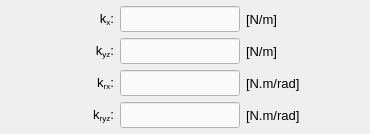
                  <widget class="QWidget" name="tab_constant_values">
                   <attribute name="title">
                    <string>Constant values</string>
                   </attribute>
                   <layout class="QGridLayout" name="gridLayout_9">
                    <property name="leftMargin">
                     <number>4</number>
                    </property>
                    <property name="topMargin">
                     <number>6</number>
                    </property>
                    <property name="rightMargin">
                     <number>4</number>
                    </property>
                    <property name="bottomMargin">
                     <number>6</number>
                    </property>
                    <item row="0" column="3">
                     <widget class="QLabel" name="label_14">
                      <property name="minimumSize">
                       <size>
                        <width>80</width>
                        <height>0</height>
                       </size>
                      </property>
                      <property name="maximumSize">
                       <size>
                        <width>80</width>
                        <height>16777215</height>
                       </size>
                      </property>
                      <property name="font">
                       <font>
                        <pointsize>10</pointsize>
                       </font>
                      </property>
                      <property name="text">
                       <string>[N/m]</string>
                      </property>
                      <property name="alignment">
                       <set>Qt::AlignLeading|Qt::AlignLeft|Qt::AlignVCenter</set>
                      </property>
                     </widget>
                    </item>
                    <item row="0" column="0">
                     <spacer name="horizontalSpacer">
                      <property name="orientation">
                       <enum>Qt::Horizontal</enum>
                      </property>
                      <property name="sizeHint" stdset="0">
                       <size>
                        <width>40</width>
                        <height>20</height>
                       </size>
                      </property>
                     </spacer>
                    </item>
                    <item row="2" column="1">
                     <widget class="QLabel" name="label_91">
                      <property name="enabled">
                       <bool>true</bool>
                      </property>
                      <property name="minimumSize">
                       <size>
                        <width>70</width>
                        <height>26</height>
                       </size>
                      </property>
                      <property name="maximumSize">
                       <size>
                        <width>70</width>
                        <height>26</height>
                       </size>
                      </property>
                      <property name="font">
                       <font>
                        <pointsize>10</pointsize>
                       </font>
                      </property>
                      <property name="mouseTracking">
                       <bool>true</bool>
                      </property>
                      <property name="text">
                       <string>&lt;html&gt;&lt;head/&gt;&lt;body&gt;&lt;p align=&quot;right&quot;&gt;&lt;span style=&quot; font-weight:400; font-style:normal;&quot;&gt;k&lt;/span&gt;&lt;span style=&quot; font-weight:400; font-style:normal; vertical-align:sub;&quot;&gt;rx&lt;/span&gt;&lt;span style=&quot; font-weight:400; font-style:normal;&quot;&gt;:&lt;/span&gt;&lt;/p&gt;&lt;/body&gt;&lt;/html&gt;</string>
                      </property>
                      <property name="alignment">
                       <set>Qt::AlignCenter</set>
                      </property>
                     </widget>
                    </item>
                    <item row="3" column="1">
                     <widget class="QLabel" name="label_92">
                      <property name="enabled">
                       <bool>true</bool>
                      </property>
                      <property name="minimumSize">
                       <size>
                        <width>70</width>
                        <height>26</height>
                       </size>
                      </property>
                      <property name="maximumSize">
                       <size>
                        <width>70</width>
                        <height>26</height>
                       </size>
                      </property>
                      <property name="font">
                       <font>
                        <pointsize>10</pointsize>
                       </font>
                      </property>
                      <property name="mouseTracking">
                       <bool>true</bool>
                      </property>
                      <property name="text">
                       <string>&lt;html&gt;&lt;head/&gt;&lt;body&gt;&lt;p align=&quot;right&quot;&gt;&lt;span style=&quot; font-weight:400; font-style:normal;&quot;&gt;k&lt;/span&gt;&lt;span style=&quot; font-weight:400; font-style:normal; vertical-align:sub;&quot;&gt;ryz&lt;/span&gt;&lt;span style=&quot; font-weight:400; font-style:normal;&quot;&gt;:&lt;/span&gt;&lt;/p&gt;&lt;/body&gt;&lt;/html&gt;</string>
                      </property>
                      <property name="alignment">
                       <set>Qt::AlignCenter</set>
                      </property>
                     </widget>
                    </item>
                    <item row="1" column="3">
                     <widget class="QLabel" name="label_15">
                      <property name="minimumSize">
                       <size>
                        <width>80</width>
                        <height>0</height>
                       </size>
                      </property>
                      <property name="maximumSize">
                       <size>
                        <width>80</width>
                        <height>16777215</height>
                       </size>
                      </property>
                      <property name="font">
                       <font>
                        <pointsize>10</pointsize>
                       </font>
                      </property>
                      <property name="text">
                       <string>[N/m]</string>
                      </property>
                      <property name="alignment">
                       <set>Qt::AlignLeading|Qt::AlignLeft|Qt::AlignVCenter</set>
                      </property>
                     </widget>
                    </item>
                    <item row="3" column="2">
                     <widget class="QLineEdit" name="lineEdit_angular_stiffness">
                      <property name="enabled">
                       <bool>true</bool>
                      </property>
                      <property name="minimumSize">
                       <size>
                        <width>120</width>
                        <height>26</height>
                       </size>
                      </property>
                      <property name="maximumSize">
                       <size>
                        <width>120</width>
                        <height>26</height>
                       </size>
                      </property>
                      <property name="font">
                       <font>
                        <pointsize>10</pointsize>
                       </font>
                      </property>
                      <property name="styleSheet">
                       <string notr="true">QLineEdit{color: rgb(0, 0, 0); background-color: rgb(250, 250, 250)}
QLineEdit:disabled{color: rgb(100, 100, 100); background-color: rgb(240, 240, 240)}</string>
                      </property>
                      <property name="text">
                       <string/>
                      </property>
                      <property name="alignment">
                       <set>Qt::AlignCenter</set>
                      </property>
                     </widget>
                    </item>
                    <item row="0" column="2">
                     <widget class="QLineEdit" name="lineEdit_axial_stiffness">
                      <property name="enabled">
                       <bool>true</bool>
                      </property>
                      <property name="minimumSize">
                       <size>
                        <width>120</width>
                        <height>26</height>
                       </size>
                      </property>
                      <property name="maximumSize">
                       <size>
                        <width>120</width>
                        <height>26</height>
                       </size>
                      </property>
                      <property name="font">
                       <font>
                        <pointsize>10</pointsize>
                       </font>
                      </property>
                      <property name="styleSheet">
                       <string notr="true">QLineEdit{color: rgb(0, 0, 0); background-color: rgb(250, 250, 250)}
QLineEdit:disabled{color: rgb(100, 100, 100); background-color: rgb(240, 240, 240)}</string>
                      </property>
                      <property name="text">
                       <string/>
                      </property>
                      <property name="alignment">
                       <set>Qt::AlignCenter</set>
                      </property>
                     </widget>
                    </item>
                    <item row="2" column="3">
                     <widget class="QLabel" name="label_88">
                      <property name="minimumSize">
                       <size>
                        <width>80</width>
                        <height>0</height>
                       </size>
                      </property>
                      <property name="maximumSize">
                       <size>
                        <width>80</width>
                        <height>16777215</height>
                       </size>
                      </property>
                      <property name="font">
                       <font>
                        <pointsize>10</pointsize>
                       </font>
                      </property>
                      <property name="text">
                       <string>[N.m/rad]</string>
                      </property>
                      <property name="alignment">
                       <set>Qt::AlignLeading|Qt::AlignLeft|Qt::AlignVCenter</set>
                      </property>
                     </widget>
                    </item>
                    <item row="2" column="2">
                     <widget class="QLineEdit" name="lineEdit_torsional_stiffness">
                      <property name="enabled">
                       <bool>true</bool>
                      </property>
                      <property name="minimumSize">
                       <size>
                        <width>120</width>
                        <height>26</height>
                       </size>
                      </property>
                      <property name="maximumSize">
                       <size>
                        <width>120</width>
                        <height>26</height>
                       </size>
                      </property>
                      <property name="font">
                       <font>
                        <pointsize>10</pointsize>
                       </font>
                      </property>
                      <property name="styleSheet">
                       <string notr="true">QLineEdit{color: rgb(0, 0, 0); background-color: rgb(250, 250, 250)}
QLineEdit:disabled{color: rgb(100, 100, 100); background-color: rgb(240, 240, 240)}</string>
                      </property>
                      <property name="text">
                       <string/>
                      </property>
                      <property name="alignment">
                       <set>Qt::AlignCenter</set>
                      </property>
                     </widget>
                    </item>
                    <item row="0" column="4">
                     <spacer name="horizontalSpacer_2">
                      <property name="orientation">
                       <enum>Qt::Horizontal</enum>
                      </property>
                      <property name="sizeHint" stdset="0">
                       <size>
                        <width>40</width>
                        <height>20</height>
                       </size>
                      </property>
                     </spacer>
                    </item>
                    <item row="1" column="2">
                     <widget class="QLineEdit" name="lineEdit_transversal_stiffness">
                      <property name="enabled">
                       <bool>true</bool>
                      </property>
                      <property name="minimumSize">
                       <size>
                        <width>120</width>
                        <height>26</height>
                       </size>
                      </property>
                      <property name="maximumSize">
                       <size>
                        <width>120</width>
                        <height>26</height>
                       </size>
                      </property>
                      <property name="font">
                       <font>
                        <pointsize>10</pointsize>
                       </font>
                      </property>
                      <property name="styleSheet">
                       <string notr="true">QLineEdit{color: rgb(0, 0, 0); background-color: rgb(250, 250, 250)}
QLineEdit:disabled{color: rgb(100, 100, 100); background-color: rgb(240, 240, 240)}</string>
                      </property>
                      <property name="text">
                       <string/>
                      </property>
                      <property name="alignment">
                       <set>Qt::AlignCenter</set>
                      </property>
                     </widget>
                    </item>
                    <item row="3" column="3">
                     <widget class="QLabel" name="label_87">
                      <property name="minimumSize">
                       <size>
                        <width>80</width>
                        <height>0</height>
                       </size>
                      </property>
                      <property name="maximumSize">
                       <size>
                        <width>80</width>
                        <height>16777215</height>
                       </size>
                      </property>
                      <property name="font">
                       <font>
                        <pointsize>10</pointsize>
                       </font>
                      </property>
                      <property name="text">
                       <string>[N.m/rad]</string>
                      </property>
                      <property name="alignment">
                       <set>Qt::AlignLeading|Qt::AlignLeft|Qt::AlignVCenter</set>
                      </property>
                     </widget>
                    </item>
                    <item row="0" column="1">
                     <widget class="QLabel" name="label_89">
                      <property name="enabled">
                       <bool>true</bool>
                      </property>
                      <property name="minimumSize">
                       <size>
                        <width>70</width>
                        <height>26</height>
                       </size>
                      </property>
                      <property name="maximumSize">
                       <size>
                        <width>70</width>
                        <height>26</height>
                       </size>
                      </property>
                      <property name="font">
                       <font>
                        <pointsize>10</pointsize>
                       </font>
                      </property>
                      <property name="mouseTracking">
                       <bool>true</bool>
                      </property>
                      <property name="text">
                       <string>&lt;html&gt;&lt;head/&gt;&lt;body&gt;&lt;p align=&quot;right&quot;&gt;&lt;span style=&quot; font-weight:400; font-style:normal;&quot;&gt;k&lt;/span&gt;&lt;span style=&quot; font-weight:400; font-style:normal; vertical-align:sub;&quot;&gt;x&lt;/span&gt;&lt;span style=&quot; font-weight:400; font-style:normal;&quot;&gt;:&lt;/span&gt;&lt;/p&gt;&lt;/body&gt;&lt;/html&gt;</string>
                      </property>
                      <property name="alignment">
                       <set>Qt::AlignCenter</set>
                      </property>
                     </widget>
                    </item>
                    <item row="1" column="1">
                     <widget class="QLabel" name="label_90">
                      <property name="enabled">
                       <bool>true</bool>
                      </property>
                      <property name="minimumSize">
                       <size>
                        <width>70</width>
                        <height>26</height>
                       </size>
                      </property>
                      <property name="maximumSize">
                       <size>
                        <width>70</width>
                        <height>26</height>
                       </size>
                      </property>
                      <property name="font">
                       <font>
                        <pointsize>10</pointsize>
                       </font>
                      </property>
                      <property name="mouseTracking">
                       <bool>true</bool>
                      </property>
                      <property name="text">
                       <string>&lt;html&gt;&lt;head/&gt;&lt;body&gt;&lt;p align=&quot;right&quot;&gt;&lt;span style=&quot; font-weight:400; font-style:normal;&quot;&gt;k&lt;/span&gt;&lt;span style=&quot; font-weight:400; font-style:normal; vertical-align:sub;&quot;&gt;yz&lt;/span&gt;&lt;span style=&quot; font-weight:400; font-style:normal;&quot;&gt;:&lt;/span&gt;&lt;/p&gt;&lt;/body&gt;&lt;/html&gt;</string>
                      </property>
                      <property name="alignment">
                       <set>Qt::AlignCenter</set>
                      </property>
                     </widget>
                    </item>
                   </layout>
                  </widget>
